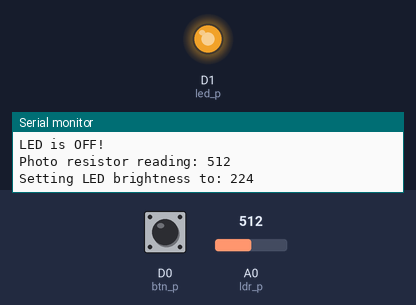
The sketch below on a simulated ESP8266 (NodeMCU). On the bench: output pins drawn as LEDs (lit = HIGH), the last lines printed to the serial monitor. The inputs (shaded band) are chosen by the test bench; at power-on: D0 (btn_p) LOW, A0 (ldr_p) = 512.

Above: at 1.8 s.
1.9 s: D0 (btn_p) pulled HIGH for 1.2 s
At 3.8 s:
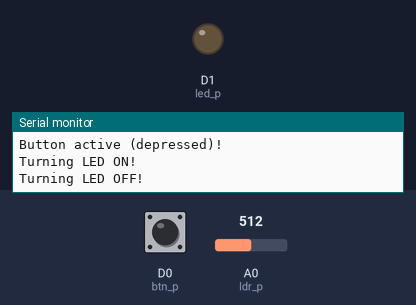
5.5 s: A0 (ldr_p) set to 1023
At 6.5 s:
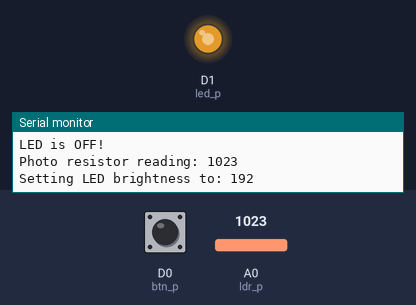
7.5 s: A0 (ldr_p) set to 511
At 8.3 s:
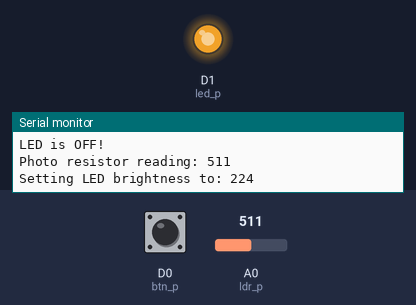
9.5 s: D0 (btn_p) pulled HIGH for 3.2 s
At 10.8 s:
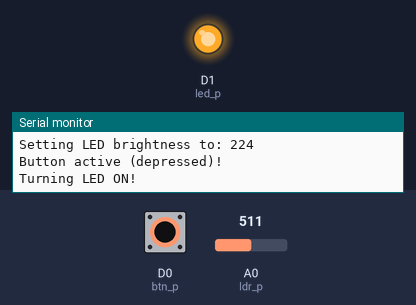
Timing chart, 0 to 15.5 s (numbered marks = the images above; inputs shaded):
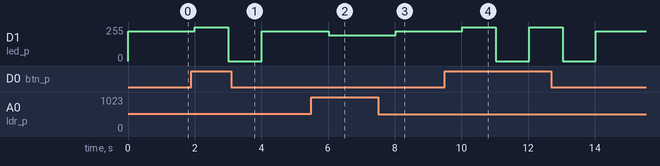

Measured:
- after the input at 1.9 s, D1 (led_p): 224/255 → 255/255 after 0.11 s, → 0/255 1.0 s later, → 224/255 1.0 s later
- after the input at 5.5 s, D1 (led_p): 224/255 → 192/255 after 0.52 s
- after the input at 7.5 s, D1 (led_p): 192/255 → 224/255 after 0.53 s
- after the input at 9.5 s, D1 (led_p): 224/255 → 255/255 after 0.53 s, → 0/255 1.0 s later, → 255/255 1.0 s later, → 0/255 1.0 s later, … (5 changes in this stretch)

The sketch:

led-btn-ldr.ino
```cpp
// (licence header left out)
int btn_p = D0;
int led_p = D1;
int ldr_p = A0;
// Initialize the serial communication for console messages.
void setup() {
    // Setup D0 (Pushbutton) as input and D1 (LED) as output
    // Setup A0 (Light Dependent Resistor) as input
    pinMode(ldr_p, INPUT);
    pinMode(btn_p, INPUT);
    pinMode(led_p, OUTPUT);
    Serial.begin(115200);
}

void loop() {
  // Read the button state on D0
  int buttonState = digitalRead(btn_p);

  // If the button is depressed, the logic
  // input will be HIGH. Keep the LED blinking.
  if (buttonState == HIGH) {
    Serial.println("Button active (depressed)!");
    Serial.println("Turning LED ON!");
    digitalWrite(led_p, HIGH);
    delay(1000);
    Serial.println("Turning LED OFF!");
    digitalWrite(led_p, LOW);
    delay(1000);
  } else {
    // When the button is not depressed, the D0 input is LOW.
    // Keep the LED off while this happens.
    Serial.println("Button not active (not depressed)!");
    Serial.println("LED is OFF!");

    // Let us read the resitor value reported by the LDR (photo resistor)
    int ldr_val = analogRead(ldr_p);
    Serial.print("Photo resistor reading: ");
    Serial.println(ldr_val);

    // Depending on the LDR value read, turn the LED on with the appropriate
    // brightness.
    int led_bri_val = 255 - (ldr_val * 255)/ 4095;
    Serial.print("Setting LED brightness to: ");
    Serial.println(led_bri_val);

    // Even though the LED is conected to a digital (D1) pin, an analogWrite
    // will activate the PWM circuit on that pin to create a lower voltage
    // output to control the LED brightness.
    analogWrite(led_p, led_bri_val);
    delay(1000);
  }
}
```
